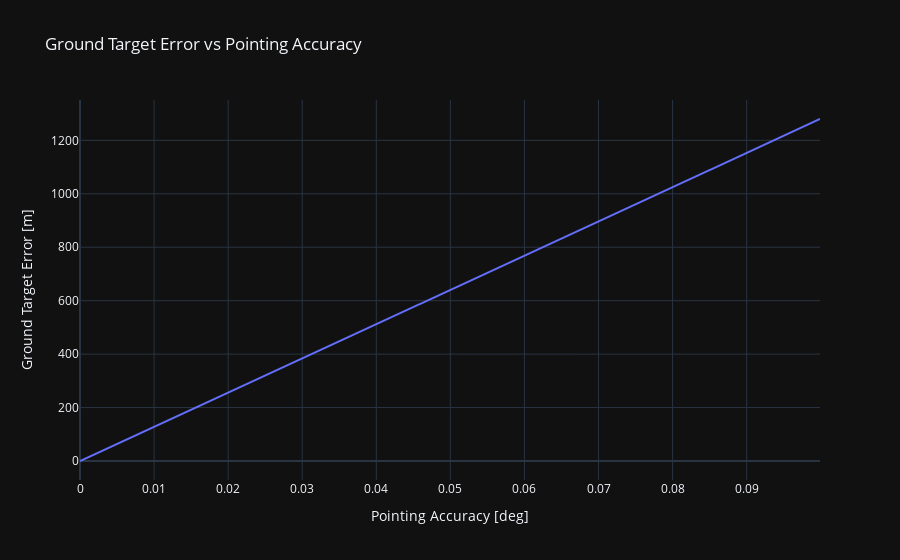

Write notebook code for a chart like this one.
### Markdown cell above
## Plots

### Code cell
pointing_accuracy_label = f"Pointing Accuracy [{pointing_accuracy.unit}]"
ground_error_label = f"Ground Target Error [{ground_error.unit}]"

data = {
    pointing_accuracy_label: pointing_accuracy,
    ground_error_label: ground_error,
}

df = pd.DataFrame.from_dict(data=data)
fig = plot.line(
    df=df,
    x=pointing_accuracy_label,
    y=ground_error_label,
    title="Ground Target Error vs Pointing Accuracy",
    dark=True,
)

fig.show()
display(df)

### Figure 1 — Plotly figure (JSON) as saved in the notebook; plotly's stock layout.template omitted (floating-point values rounded to 4 significant figures; data arrays with more than 128 entries replaced by an {"elided": "..."} marker saying what was removed)
{"data": [{"hovertemplate": "Pointing Accuracy [deg]=%{x}<br>Ground Target Error [m]=%{y}<extra></extra>", "legendgroup": "", "line": {"color": "#636efa", "dash": "solid"}, "marker": {"symbol": "circle"}, "mode": "lines", "name": "", "orientation": "v", "showlegend": false, "type": "scatter", "x": {"elided": "1000 float values"}, "xaxis": "x", "y": {"elided": "1000 float values"}, "yaxis": "y"}], "layout": {"legend": {"tracegroupgap": 0}, "title": {"text": "Ground Target Error vs Pointing Accuracy"}, "xaxis": {"anchor": "y", "domain": [0, 1], "title": {"text": "Pointing Accuracy [deg]"}}, "yaxis": {"anchor": "x", "domain": [0, 1], "title": {"text": "Ground Target Error [m]"}}}}
